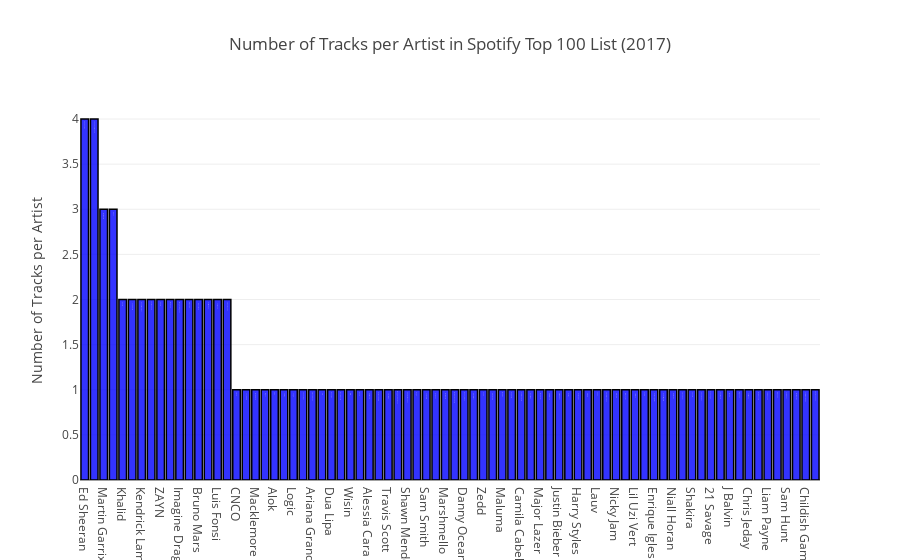

The notebook cell this image was saved under:
### Code cell
artistCounts = top2017['artists'].value_counts()
artistCountsDf = pd.DataFrame(artistCounts)
trace1 = go.Bar(
                x = artistCountsDf.index,
                y = artistCountsDf.artists,
                name = "Top Spotify Tracks 2017",
                marker = dict(color = 'rgba(0, 0, 255, 0.8)',
                             line=dict(color='rgb(0,0,0)',width=1.5)),
                text = artistCountsDf.index)
data = [trace1]

layout = go.Layout(barmode = "group",title='Number of Tracks per Artist in Spotify Top 100 List (2017)', yaxis= dict(title= 'Number of Tracks per Artist'))
fig = go.Figure(data = data, layout = layout)
iplot(fig)

### Figure 1 — Plotly figure (JSON) as saved in the notebook; plotly's stock layout.template omitted (floating-point values rounded to 4 significant figures)
{"data": [{"marker": {"color": "rgba(0, 0, 255, 0.8)", "line": {"color": "rgb(0,0,0)", "width": 1.5}}, "name": "Top Spotify Tracks 2017", "text": ["Ed Sheeran", "The Chainsmokers", "Martin Garrix", "Drake", "Khalid", "Calvin Harris", "Kendrick Lamar", "The Weeknd", "ZAYN", "Maroon 5", "Imagine Dragons", "DJ Khaled", "Bruno Mars", "Post Malone", "Luis Fonsi", "Clean Bandit", "CNCO", "Taylor Swift", "Macklemore", "Migos", "Alok", "Starley", "Logic", "The Vamps", "Ariana Grande", "AJR", "Dua Lipa", "David Guetta", "Wisin", "KYLE", "Alessia Cara", "Hailee Steinfeld", "Travis Scott", "Maggie Lindemann", "Shawn Mendes", "Kygo", "Sam Smith", "Jax Jones", "Marshmello", "Machine Gun Kelly", "Danny Ocean", "James Arthur", "Zedd", "Jason Derulo", "Maluma", "Katy Perry", "Camila Cabello", "Jonas Blue", "Major Lazer", "Julia Michaels", "Justin Bieber", "Halsey", "Harry Styles", "Rita Ora", "Lauv", "French Montana", "Nicky Jam", "Miley Cyrus", "Lil Uzi Vert", "Future", "Enrique Iglesias", "Axwell /\\ Ingrosso", "Niall Horan", "Steve Aoki", "Shakira", "Cheat Codes", "21 Savage", "Charlie Puth", "J Balvin", "Big Sean", "Chris Jeday", "Demi Lovato", "Liam Payne", "DJ Snake", "Sam Hunt", "Martin Jensen", "Childish Gambino", "Zion & Lennox"], "type": "bar", "uid": "cd2aa323-98ac-47a4-a716-54d9f3aa5d1e", "x": ["Ed Sheeran", "The Chainsmokers", "Martin Garrix", "Drake", "Khalid", "Calvin Harris", "Kendrick Lamar", "The Weeknd", "ZAYN", "Maroon 5", "Imagine Dragons", "DJ Khaled", "Bruno Mars", "Post Malone", "Luis Fonsi", "Clean Bandit", "CNCO", "Taylor Swift", "Macklemore", "Migos", "Alok", "Starley", "Logic", "The Vamps", "Ariana Grande", "AJR", "Dua Lipa", "David Guetta", "Wisin", "KYLE", "Alessia Cara", "Hailee Steinfeld", "Travis Scott", "Maggie Lindemann", "Shawn Mendes", "Kygo", "Sam Smith", "Jax Jones", "Marshmello", "Machine Gun Kelly", "Danny Ocean", "James Arthur", "Zedd", "Jason Derulo", "Maluma", "Katy Perry", "Camila Cabello", "Jonas Blue", "Major Lazer", "Julia Michaels", "Justin Bieber", "Halsey", "Harry Styles", "Rita Ora", "Lauv", "French Montana", "Nicky Jam", "Miley Cyrus", "Lil Uzi Vert", "Future", "Enrique Iglesias", "Axwell /\\ Ingrosso", "Niall Horan", "Steve Aoki", "Shakira", "Cheat Codes", "21 Savage", "Charlie Puth", "J Balvin", "Big Sean", "Chris Jeday", "Demi Lovato", "Liam Payne", "DJ Snake", "Sam Hunt", "Martin Jensen", "Childish Gambino", "Zion & Lennox"], "y": [4, 4, 3, 3, 2, 2, 2, 2, 2, 2, 2, 2, 2, 2, 2, 2, 1, 1, 1, 1, 1, 1, 1, 1, 1, 1, 1, 1, 1, 1, 1, 1, 1, 1, 1, 1, 1, 1, 1, 1, 1, 1, 1, 1, 1, 1, 1, 1, 1, 1, 1, 1, 1, 1, 1, 1, 1, 1, 1, 1, 1, 1, 1, 1, 1, 1, 1, 1, 1, 1, 1, 1, 1, 1, 1, 1, 1, 1]}], "layout": {"barmode": "group", "title": {"text": "Number of Tracks per Artist in Spotify Top 100 List (2017)"}, "yaxis": {"title": {"text": "Number of Tracks per Artist"}}}}
